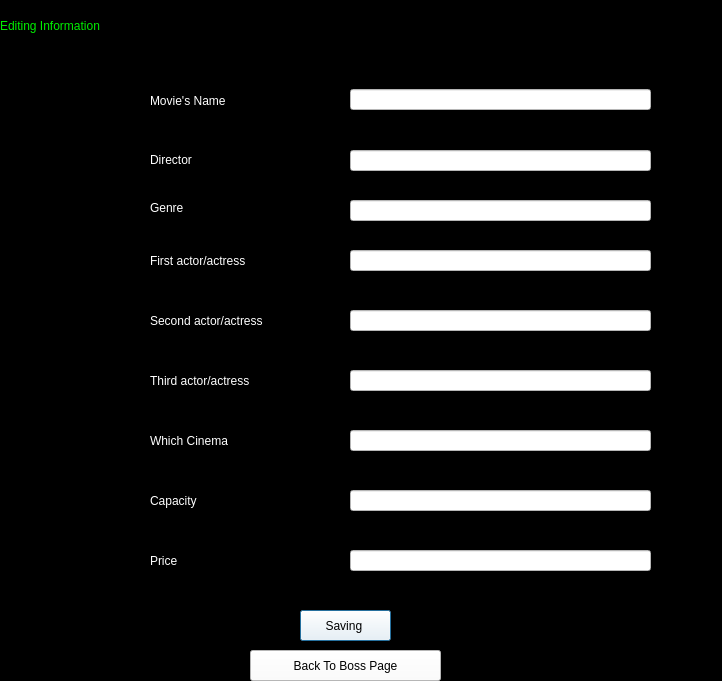
<?xml version="1.0" encoding="UTF-8"?>
<ui version="4.0">
 <class>Editing_progress</class>
 <widget class="QDialog" name="Editing_progress">
  <property name="geometry">
   <rect>
    <x>0</x>
    <y>0</y>
    <width>722</width>
    <height>681</height>
   </rect>
  </property>
  <property name="windowTitle">
   <string>Dialog</string>
  </property>
  <property name="styleSheet">
   <string notr="true">background-color: rgb(0, 0, 0);</string>
  </property>
  <widget class="QLabel" name="label_10">
   <property name="geometry">
    <rect>
     <x>150</x>
     <y>550</y>
     <width>121</width>
     <height>21</height>
    </rect>
   </property>
   <property name="styleSheet">
    <string notr="true">color: rgb(255, 255, 255);
background-color: rgb(0, 0, 0);
font: 14pt &quot;Pristina&quot;;</string>
   </property>
   <property name="text">
    <string>Price</string>
   </property>
  </widget>
  <widget class="QLineEdit" name="lineEdit_9">
   <property name="geometry">
    <rect>
     <x>350</x>
     <y>550</y>
     <width>301</width>
     <height>21</height>
    </rect>
   </property>
   <property name="styleSheet">
    <string notr="true">font: 14pt &quot;Pristina&quot;;
background-color: rgb(255, 255, 255);
color: rgb(0, 0, 0);</string>
   </property>
  </widget>
  <widget class="QLabel" name="label_3">
   <property name="geometry">
    <rect>
     <x>150</x>
     <y>150</y>
     <width>101</width>
     <height>20</height>
    </rect>
   </property>
   <property name="styleSheet">
    <string notr="true">color: rgb(255, 255, 255);
background-color: rgb(0, 0, 0);
font: 14pt &quot;Pristina&quot;;</string>
   </property>
   <property name="text">
    <string>Director</string>
   </property>
  </widget>
  <widget class="QPushButton" name="pushButton">
   <property name="geometry">
    <rect>
     <x>300</x>
     <y>610</y>
     <width>91</width>
     <height>31</height>
    </rect>
   </property>
   <property name="styleSheet">
    <string notr="true">font: 14pt &quot;Pristina&quot;;
color: rgb(0, 0, 0);
background-color: rgb(255, 255, 255);</string>
   </property>
   <property name="text">
    <string>Saving </string>
   </property>
  </widget>
  <widget class="QLineEdit" name="lineEdit_5">
   <property name="geometry">
    <rect>
     <x>350</x>
     <y>310</y>
     <width>301</width>
     <height>21</height>
    </rect>
   </property>
   <property name="styleSheet">
    <string notr="true">font: 14pt &quot;Pristina&quot;;
background-color: rgb(255, 255, 255);
color: rgb(0, 0, 0);</string>
   </property>
  </widget>
  <widget class="QLineEdit" name="lineEdit_8">
   <property name="geometry">
    <rect>
     <x>350</x>
     <y>490</y>
     <width>301</width>
     <height>21</height>
    </rect>
   </property>
   <property name="styleSheet">
    <string notr="true">font: 14pt &quot;Pristina&quot;;
background-color: rgb(255, 255, 255);
color: rgb(0, 0, 0);</string>
   </property>
  </widget>
  <widget class="QLabel" name="label_8">
   <property name="geometry">
    <rect>
     <x>150</x>
     <y>430</y>
     <width>121</width>
     <height>21</height>
    </rect>
   </property>
   <property name="styleSheet">
    <string notr="true">color: rgb(255, 255, 255);
background-color: rgb(0, 0, 0);
font: 14pt &quot;Pristina&quot;;</string>
   </property>
   <property name="text">
    <string>Which Cinema</string>
   </property>
  </widget>
  <widget class="QLineEdit" name="lineEdit_3">
   <property name="geometry">
    <rect>
     <x>350</x>
     <y>200</y>
     <width>301</width>
     <height>21</height>
    </rect>
   </property>
   <property name="styleSheet">
    <string notr="true">font: 14pt &quot;Pristina&quot;;
background-color: rgb(255, 255, 255);
color: rgb(0, 0, 0);</string>
   </property>
  </widget>
  <widget class="QLabel" name="label_7">
   <property name="geometry">
    <rect>
     <x>150</x>
     <y>370</y>
     <width>121</width>
     <height>21</height>
    </rect>
   </property>
   <property name="styleSheet">
    <string notr="true">color: rgb(255, 255, 255);
background-color: rgb(0, 0, 0);
font: 14pt &quot;Pristina&quot;;</string>
   </property>
   <property name="text">
    <string>Third actor/actress</string>
   </property>
  </widget>
  <widget class="QPushButton" name="pushButton_2">
   <property name="geometry">
    <rect>
     <x>250</x>
     <y>650</y>
     <width>191</width>
     <height>31</height>
    </rect>
   </property>
   <property name="styleSheet">
    <string notr="true">font: 14pt &quot;Pristina&quot;;
color: rgb(0, 0, 0);
background-color: rgb(255, 255, 255);</string>
   </property>
   <property name="text">
    <string>Back To Boss Page</string>
   </property>
  </widget>
  <widget class="QLabel" name="label">
   <property name="geometry">
    <rect>
     <x>150</x>
     <y>90</y>
     <width>111</width>
     <height>21</height>
    </rect>
   </property>
   <property name="styleSheet">
    <string notr="true">color: rgb(255, 255, 255);
background-color: rgb(0, 0, 0);
font: 14pt &quot;Pristina&quot;;</string>
   </property>
   <property name="text">
    <string>Movie's Name</string>
   </property>
  </widget>
  <widget class="QLabel" name="label_2">
   <property name="geometry">
    <rect>
     <x>0</x>
     <y>0</y>
     <width>171</width>
     <height>51</height>
    </rect>
   </property>
   <property name="styleSheet">
    <string notr="true">background-color: rgb(0, 0, 0);
color: rgb(0, 239, 0);
font: 16pt &quot;Pristina&quot;;</string>
   </property>
   <property name="text">
    <string>Editing Information</string>
   </property>
  </widget>
  <widget class="QLabel" name="label_9">
   <property name="geometry">
    <rect>
     <x>150</x>
     <y>490</y>
     <width>121</width>
     <height>21</height>
    </rect>
   </property>
   <property name="styleSheet">
    <string notr="true">color: rgb(255, 255, 255);
background-color: rgb(0, 0, 0);
font: 14pt &quot;Pristina&quot;;</string>
   </property>
   <property name="text">
    <string>Capacity</string>
   </property>
  </widget>
  <widget class="QLineEdit" name="lineEdit_7">
   <property name="geometry">
    <rect>
     <x>350</x>
     <y>430</y>
     <width>301</width>
     <height>21</height>
    </rect>
   </property>
   <property name="styleSheet">
    <string notr="true">font: 14pt &quot;Pristina&quot;;
background-color: rgb(255, 255, 255);
color: rgb(0, 0, 0);</string>
   </property>
  </widget>
  <widget class="QLabel" name="label_6">
   <property name="geometry">
    <rect>
     <x>150</x>
     <y>310</y>
     <width>121</width>
     <height>21</height>
    </rect>
   </property>
   <property name="styleSheet">
    <string notr="true">color: rgb(255, 255, 255);
background-color: rgb(0, 0, 0);
font: 14pt &quot;Pristina&quot;;</string>
   </property>
   <property name="text">
    <string>Second actor/actress</string>
   </property>
  </widget>
  <widget class="QLabel" name="label_5">
   <property name="geometry">
    <rect>
     <x>150</x>
     <y>250</y>
     <width>121</width>
     <height>21</height>
    </rect>
   </property>
   <property name="styleSheet">
    <string notr="true">color: rgb(255, 255, 255);
background-color: rgb(0, 0, 0);
font: 14pt &quot;Pristina&quot;;</string>
   </property>
   <property name="text">
    <string>First actor/actress</string>
   </property>
  </widget>
  <widget class="QLabel" name="label_4">
   <property name="geometry">
    <rect>
     <x>150</x>
     <y>200</y>
     <width>91</width>
     <height>16</height>
    </rect>
   </property>
   <property name="styleSheet">
    <string notr="true">color: rgb(255, 255, 255);
background-color: rgb(0, 0, 0);
font: 14pt &quot;Pristina&quot;;</string>
   </property>
   <property name="text">
    <string>Genre</string>
   </property>
  </widget>
  <widget class="QLineEdit" name="lineEdit">
   <property name="geometry">
    <rect>
     <x>350</x>
     <y>89</y>
     <width>301</width>
     <height>21</height>
    </rect>
   </property>
   <property name="styleSheet">
    <string notr="true">font: 14pt &quot;Pristina&quot;;
background-color: rgb(255, 255, 255);
color: rgb(0, 0, 0);</string>
   </property>
  </widget>
  <widget class="QLineEdit" name="lineEdit_6">
   <property name="geometry">
    <rect>
     <x>350</x>
     <y>370</y>
     <width>301</width>
     <height>21</height>
    </rect>
   </property>
   <property name="styleSheet">
    <string notr="true">font: 14pt &quot;Pristina&quot;;
background-color: rgb(255, 255, 255);
color: rgb(0, 0, 0);</string>
   </property>
  </widget>
  <widget class="QLineEdit" name="lineEdit_4">
   <property name="geometry">
    <rect>
     <x>350</x>
     <y>250</y>
     <width>301</width>
     <height>21</height>
    </rect>
   </property>
   <property name="styleSheet">
    <string notr="true">font: 14pt &quot;Pristina&quot;;
background-color: rgb(255, 255, 255);
color: rgb(0, 0, 0);</string>
   </property>
  </widget>
  <widget class="QLineEdit" name="lineEdit_2">
   <property name="geometry">
    <rect>
     <x>350</x>
     <y>150</y>
     <width>301</width>
     <height>21</height>
    </rect>
   </property>
   <property name="styleSheet">
    <string notr="true">font: 14pt &quot;Pristina&quot;;
background-color: rgb(255, 255, 255);
color: rgb(0, 0, 0);</string>
   </property>
  </widget>
 </widget>
 <resources/>
 <connections/>
</ui>
